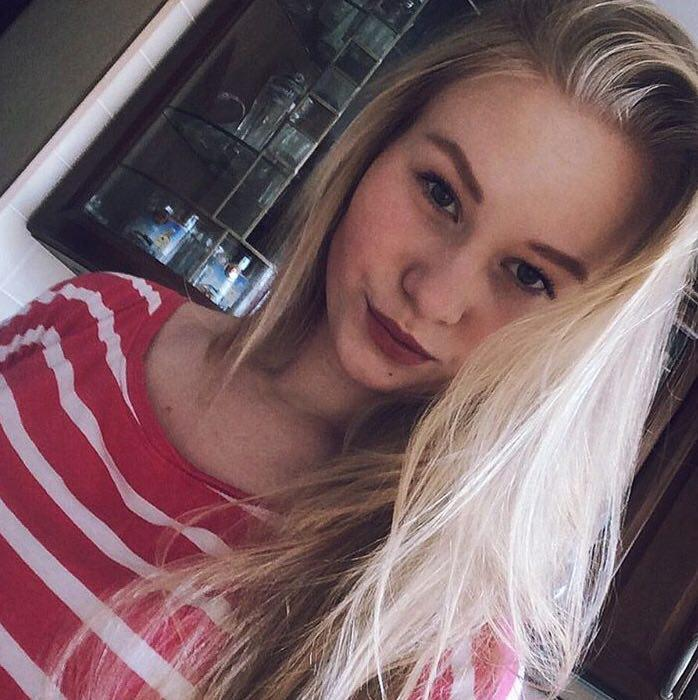
#> input picture s_queen.jpg, 698 x 700 px
$ jupyter execute DS_labka_8.ipynb
#> lines starting #> are read from the running program, lines starting #| are printed output that depends on the picture
[cell 1]
import numpy as np
import skimage as sk
from skimage import io
import matplotlib.pyplot as plt

[cell 2]
path = 's_queen.jpg'
img = io.imread(path)
#> img is the input picture: shape (700, 698, 3); mean R, G, B 125.1, 97.8, 102.2
print(img.shape)
#| (700, 698, 3)

[cell 3]
def rgb2gray(img):
    r = img[:, :, 0] // 3
    g = img[:, :, 1] // 3
    b = img[:, :, 2] // 3
    return r + g + b

[cell 4]
img = rgb2gray(img)
#> in rgb2gray, `r = img[:, :, 0] // 3`:
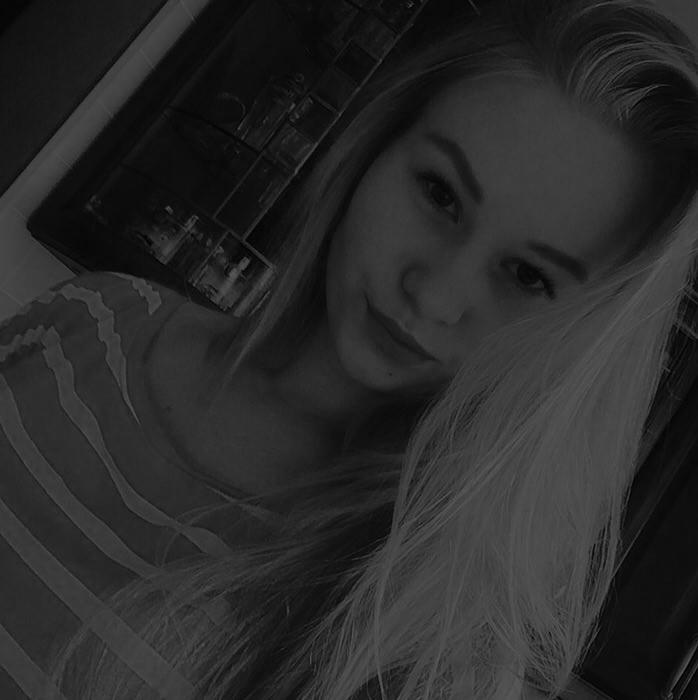
#> r: shape (700, 698); min 0, max 85, mean 41.4
#> in rgb2gray, `g = img[:, :, 1] // 3`:
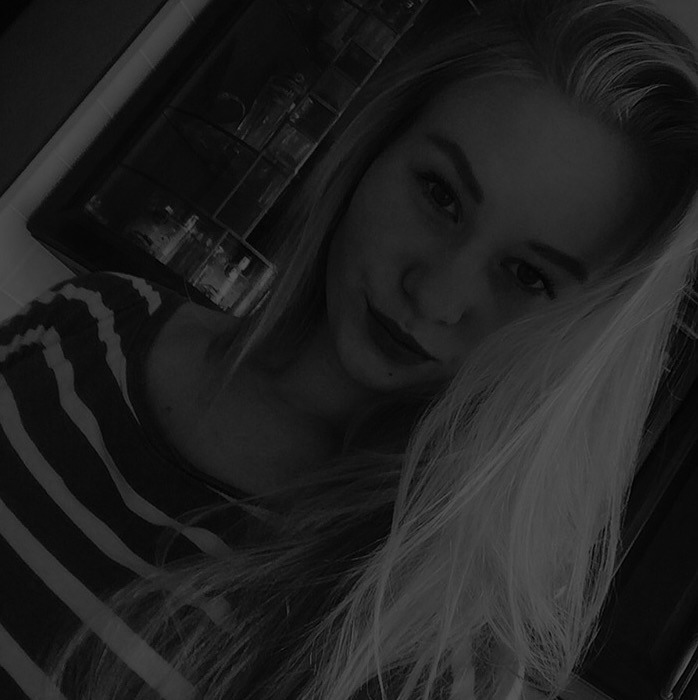
#> g: shape (700, 698); min 0, max 85, mean 32.3
#> in rgb2gray, `return r + g + b`:
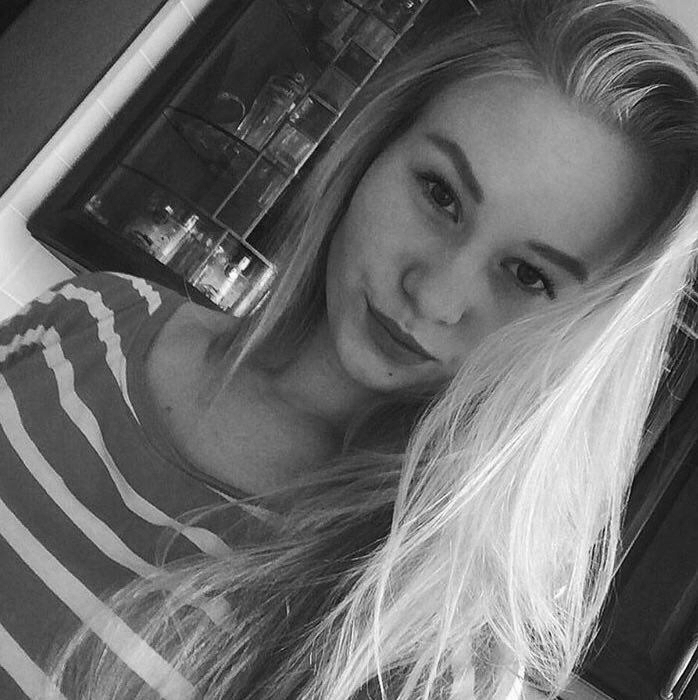
#> returned value: shape (700, 698); min 1, max 255, mean 107.4
io.imshow(img)

[cell 5]
gist = [0] * 256
for i in img:
    for j in i:
        gist[j] += 1
#> after the loop, gist = 256 values, max 6685 at index 40, min 0 at index 0, mean 1908.6
print(gist)
#> (printed output is left out)

[cell 6]
x = [i for i in range(256)]
#> x = 256 values from 0 to 255
plt.plot(x, gist)
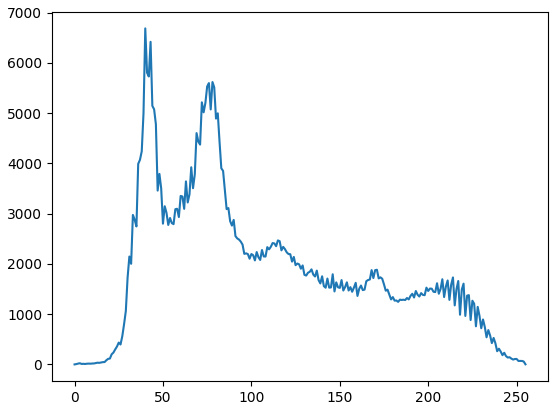
#> figure drawn by matplotlib, 1 panel; curve peaks at x = 40, y = 6685

[cell 7]
def gladk(gist, r):
    g = [0] * len(gist)
    for i in range(len(g)):
        left = max(0, i - r)
        right = min(len(g), i + r + 1)
        g[i] = sum(gist[left:right]) / (right - left + 1)
    return g

[cell 8]
plt.plot(x, gladk(gladk(gist, len(gist) // 40), len(gist) // 40))
#> in gladk, `g = [0] * len(gist)`: g = 256 values from 0 to 0
#> the loop in gladk, `for i in range(len(g)):` made 256 passes
#> left on passes 1 to 3: 0, 0, 0
#> after the loop in gladk, `for i in range(len(g)):`: g = 256 values, max 4718.3 at index 75, min 9.25 at index 0, mean 1772.4
#> the loop in gladk (call 2), `for i in range(len(g)):` made 256 passes
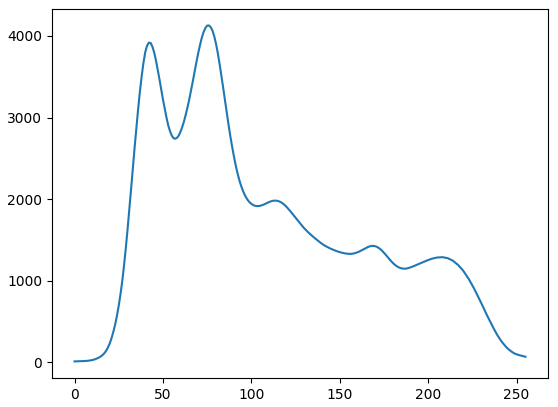
#> figure drawn by matplotlib, 1 panel; curve peaks at x = 76, y = 4129.6

[cell 9]
def gladk2(gist, r):
    sum_ = 0
    for i in range(-r, r + 1):
        sum_ += 1 / max(i, 1) ** 2
    g = [0] * len(gist)
    for i in range(len(g)):
        left = max(0, i - r)
        right = min(len(g), i + r + 1)
        mid = 0
        for j in range(left, right):
            if j < 0 or j >= len(gist):
                mid += gist[i] / max((i - j), 1) ** 2
            else:
                mid += gist[j] / max((i - j), 1) ** 2
        g[i] = mid / sum_
    return g

[cell 10]
plt.plot(x, gladk2(gladk2(gladk2(gist, len(gist) // 40), len(gist) // 40), len(gist) // 40))
#> in gladk2, `g = [0] * len(gist)`: g = 256 values from 0 to 0
#> the loop in gladk2, `for i in range(len(g)):` made 256 passes
#> after the loop in gladk2, `for i in range(len(g)):`: g = 256 values, max 5486 at index 40, min 8.71 at index 0, mean 1908.5
#> the loop in gladk2 (call 2), `for i in range(-r, r + 1):` made 13 passes
#> sum_ on passes 1 to 12: 1, 2, 3, 4, 5, 6, 7, 8, 8.25, 8.36, 8.42, 8.46
#> the loop in gladk2 (call 2), `for i in range(len(g)):` made 256 passes
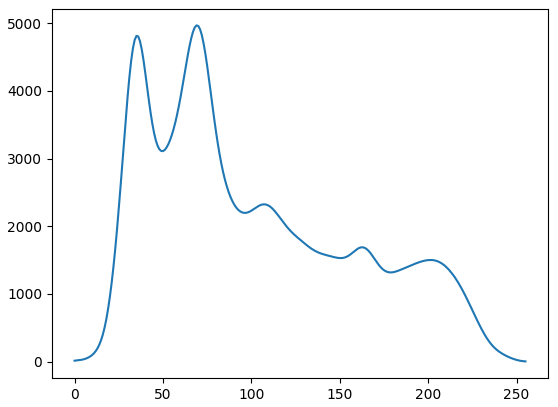
#> figure drawn by matplotlib, 1 panel; curve peaks at x = 69, y = 4966.2

[cell 11]
def get_maxes(f, delta):
    maxes = []
    for i in range(1, len(f) - 1):
        if f[i - 1] < f[i] - delta > f[i + 1]:
            maxes.append(i)
    return maxes

[cell 12]
def get_mins(f, delta):
    mins = []
    for i in range(1, len(f) - 1):
        if f[i - 1] > f[i] + delta < f[i + 1]:
            mins.append(i)
    return mins

[cell 13]
def get_extrs(maxes, mins):
    i = 0
    j = 0
    extrs = []
    while i < len(maxes) and j < len(mins):
        if maxes[i] < mins[j]:
            extrs.append(i)
            i += 1
        else:
            extrs.append(j)
            j += 1
    if i == len(maxes) and j < len(mins):
        extrs.extend(mins[j:])
    elif i < len(maxes):
        extrs.extend(maxes[i:])
    return extrs

[cell 14]
g = gladk2(gladk2(gladk2(gist, len(gist) // 40), len(gist) // 40), len(gist) // 40)
print(get_extrs(get_maxes(g, 5), get_mins(g, 5)))
#| [35, 69]

[cell 15]
print(get_maxes(g, 5))
#| [35, 69]

[cell 16]
print(get_mins(g, 0))
#| [50, 96, 150, 179]

[cell 17]
def check_mins(f, mins):
    res = []
    max_ = max(f)
    delta_x = len(f) // 25
    delta_f = max_ / 100
    for min_ in mins:
        correct = False
        for i in range(min_, max(0, min_ - delta_x), -1):
            if g[i] > f[min_] + delta_f:
                correct = True
                break
        if correct:
            correct = False
            for i in range(min_, min(min_ + delta_x, len(f))):
                if g[i] > f[min_] + delta_f:
                    correct = True
                    break
            if correct:
                res.append(min_)
    return res

[cell 18]
print(check_mins(g, get_mins(g, 0)))
#> the loop in check_mins, `for min_ in mins:` made 4 passes
#> min_ on passes 1 to 4: 50, 96, 150, 179
#| [50, 96, 150, 179]

[cell 19]
real_mins = check_mins(g, get_mins(g, 0))
#> the loop in check_mins (call 2), `for min_ in mins:` made 4 passes
real_mins.append(255)
prev = 0
mids = []
for i in real_mins:
    mids.append((i + prev) // 2)
    prev = i
#> this loop made 5 passes
print(real_mins)
#| [50, 96, 150, 179, 255]
print(mids)
#| [25, 73, 123, 164, 217]

[cell 20]
def upper_bound(arr, el):
    left = 0
    right = len(arr) - 1
    while True:
        if right - left == 1:
            if el <= arr[left]:
                return left
            if el <= arr[right]:
                return right
            return right + 1
        if left == right:
            if el <= arr[right]:
                return right
            return right + 1
        mid = (left + right) // 2
        if arr[mid] == el:
            return mid
        if arr[mid] < el:
            left = mid + 1
        else:
            right = mid - 1

[cell 21]
io.imshow(img)

[cell 22]
temp = img.copy()
for i in range(len(img)):
    for j in range(len(img[i])):
        temp[i][j] = mids[upper_bound(real_mins, img[i][j])]
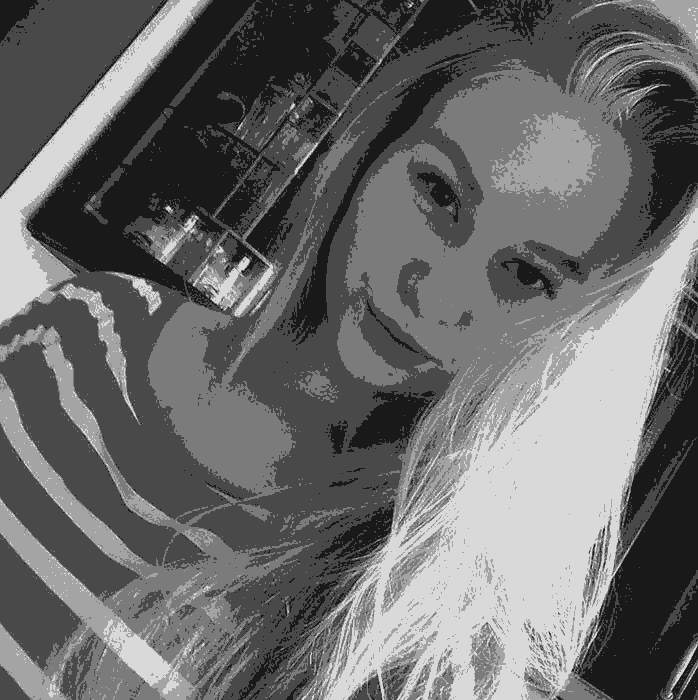
#> temp: shape (700, 698); min 25, max 217, mean 106.1
io.imshow(temp)
